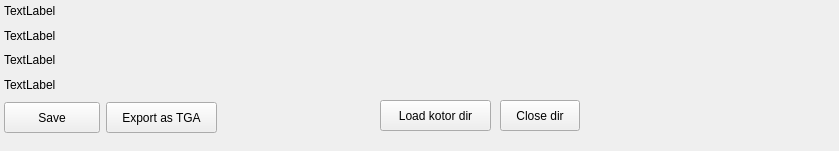
<?xml version="1.0" encoding="UTF-8"?>
<ui version="4.0">
 <class>ResourceInfoPanel</class>
 <widget class="QFrame" name="ResourceInfoPanel">
  <property name="geometry">
   <rect>
    <x>0</x>
    <y>0</y>
    <width>839</width>
    <height>146</height>
   </rect>
  </property>
  <property name="windowTitle">
   <string>Frame</string>
  </property>
  <layout class="QGridLayout" name="gridLayout">
   <property name="leftMargin">
    <number>0</number>
   </property>
   <property name="topMargin">
    <number>0</number>
   </property>
   <property name="rightMargin">
    <number>0</number>
   </property>
   <item row="0" column="0">
    <widget class="QFrame" name="frame_2">
     <property name="sizePolicy">
      <sizepolicy hsizetype="Preferred" vsizetype="Fixed">
       <horstretch>0</horstretch>
       <verstretch>0</verstretch>
      </sizepolicy>
     </property>
     <property name="minimumSize">
      <size>
       <width>0</width>
       <height>140</height>
      </size>
     </property>
     <property name="frameShape">
      <enum>QFrame::NoFrame</enum>
     </property>
     <widget class="QWidget" name="layoutWidget">
      <property name="geometry">
       <rect>
        <x>4</x>
        <y>4</y>
        <width>831</width>
        <height>92</height>
       </rect>
      </property>
      <layout class="QVBoxLayout" name="verticalLayout">
       <item>
        <widget class="QLabel" name="resLabelName">
         <property name="font">
          <font>
           <pointsize>9</pointsize>
           <weight>50</weight>
           <bold>false</bold>
          </font>
         </property>
         <property name="cursor">
          <cursorShape>IBeamCursor</cursorShape>
         </property>
         <property name="frameShadow">
          <enum>QFrame::Raised</enum>
         </property>
         <property name="text">
          <string>TextLabel</string>
         </property>
         <property name="alignment">
          <set>Qt::AlignLeading|Qt::AlignLeft|Qt::AlignTop</set>
         </property>
         <property name="textInteractionFlags">
          <set>Qt::LinksAccessibleByMouse|Qt::TextSelectableByMouse</set>
         </property>
        </widget>
       </item>
       <item>
        <widget class="QLabel" name="resLabelSize">
         <property name="font">
          <font>
           <pointsize>9</pointsize>
           <weight>50</weight>
           <bold>false</bold>
          </font>
         </property>
         <property name="cursor">
          <cursorShape>IBeamCursor</cursorShape>
         </property>
         <property name="frameShadow">
          <enum>QFrame::Raised</enum>
         </property>
         <property name="text">
          <string>TextLabel</string>
         </property>
         <property name="alignment">
          <set>Qt::AlignLeading|Qt::AlignLeft|Qt::AlignTop</set>
         </property>
         <property name="textInteractionFlags">
          <set>Qt::LinksAccessibleByMouse|Qt::TextSelectableByMouse</set>
         </property>
        </widget>
       </item>
       <item>
        <widget class="QLabel" name="resLabelFileType">
         <property name="font">
          <font>
           <pointsize>9</pointsize>
           <weight>50</weight>
           <bold>false</bold>
          </font>
         </property>
         <property name="cursor">
          <cursorShape>IBeamCursor</cursorShape>
         </property>
         <property name="frameShadow">
          <enum>QFrame::Raised</enum>
         </property>
         <property name="text">
          <string>TextLabel</string>
         </property>
         <property name="alignment">
          <set>Qt::AlignLeading|Qt::AlignLeft|Qt::AlignTop</set>
         </property>
         <property name="textInteractionFlags">
          <set>Qt::LinksAccessibleByMouse|Qt::TextSelectableByMouse</set>
         </property>
        </widget>
       </item>
       <item>
        <widget class="QLabel" name="resLabelResType">
         <property name="font">
          <font>
           <pointsize>9</pointsize>
           <weight>50</weight>
           <bold>false</bold>
          </font>
         </property>
         <property name="cursor">
          <cursorShape>IBeamCursor</cursorShape>
         </property>
         <property name="frameShadow">
          <enum>QFrame::Raised</enum>
         </property>
         <property name="text">
          <string>TextLabel</string>
         </property>
         <property name="alignment">
          <set>Qt::AlignLeading|Qt::AlignLeft|Qt::AlignTop</set>
         </property>
         <property name="textInteractionFlags">
          <set>Qt::LinksAccessibleByMouse|Qt::TextSelectableByMouse</set>
         </property>
        </widget>
       </item>
      </layout>
     </widget>
     <widget class="QPushButton" name="bLoadKotorDir">
      <property name="geometry">
       <rect>
        <x>380</x>
        <y>100</y>
        <width>111</width>
        <height>31</height>
       </rect>
      </property>
      <property name="sizePolicy">
       <sizepolicy hsizetype="Maximum" vsizetype="Fixed">
        <horstretch>0</horstretch>
        <verstretch>0</verstretch>
       </sizepolicy>
      </property>
      <property name="text">
       <string>Load kotor dir</string>
      </property>
     </widget>
     <widget class="QPushButton" name="bSave">
      <property name="geometry">
       <rect>
        <x>4</x>
        <y>102</y>
        <width>96</width>
        <height>31</height>
       </rect>
      </property>
      <property name="sizePolicy">
       <sizepolicy hsizetype="Maximum" vsizetype="Fixed">
        <horstretch>0</horstretch>
        <verstretch>0</verstretch>
       </sizepolicy>
      </property>
      <property name="text">
       <string>Save</string>
      </property>
     </widget>
     <widget class="QPushButton" name="bCloseDir">
      <property name="geometry">
       <rect>
        <x>500</x>
        <y>100</y>
        <width>80</width>
        <height>31</height>
       </rect>
      </property>
      <property name="sizePolicy">
       <sizepolicy hsizetype="Maximum" vsizetype="Fixed">
        <horstretch>0</horstretch>
        <verstretch>0</verstretch>
       </sizepolicy>
      </property>
      <property name="text">
       <string>Close dir</string>
      </property>
     </widget>
     <widget class="QPushButton" name="bExportTGA">
      <property name="geometry">
       <rect>
        <x>106</x>
        <y>102</y>
        <width>111</width>
        <height>31</height>
       </rect>
      </property>
      <property name="text">
       <string>Export as TGA</string>
      </property>
     </widget>
    </widget>
   </item>
  </layout>
 </widget>
 <resources/>
 <connections/>
</ui>
